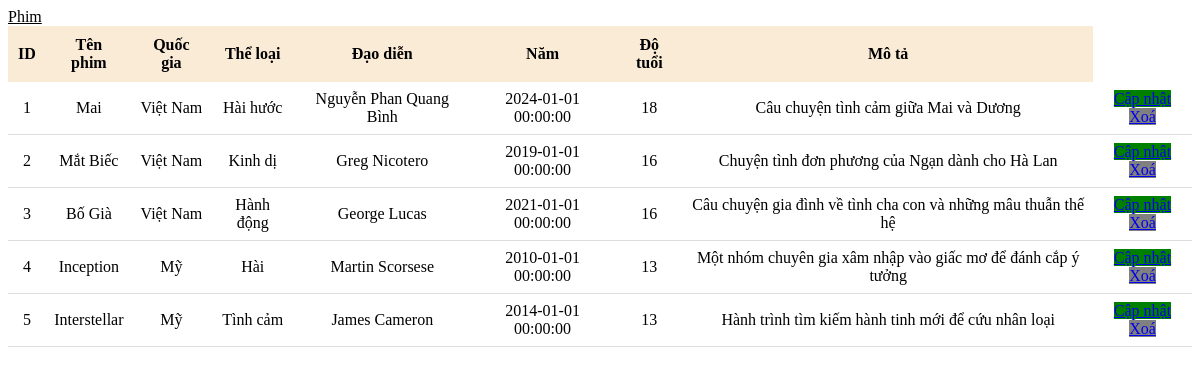
/phim.php, run on the app's committed database.
### tables this page shows
CREATE TABLE `phim` (
  `id` int NOT NULL,
  `ten_phim` varchar(255) NOT NULL,
  `quoc_gia` varchar(100) DEFAULT NULL,
  `dao_dien_id` int NOT NULL,
  `nam` datetime DEFAULT NULL,
  `do_tuoi` int DEFAULT NULL,
  `mo_ta` varchar(255) DEFAULT NULL,
  `trailer` varchar(255) DEFAULT NULL,
  `poster_url` varchar(255) DEFAULT NULL
);

CREATE TABLE `the_loai` (
  `id` int NOT NULL,
  `ten_the_loai` varchar(255) NOT NULL
);

CREATE TABLE `dao_dien` (
  `id` int NOT NULL,
  `ho_ten` varchar(100) NOT NULL,
  `ngay_sinh` date DEFAULT NULL
);

### phim.php (the view, shortened to what this page needs)
<!DOCTYPE html>
<html lang="en">
<head>
</head>
<body>
    <a style="color: black;" href="index.php?page_layout=themphim">Phim</a>
    <?php
    include 'connect.php';
    $sql = "SELECT phim.*, dao_dien.ho_ten AS ten_dao_dien, the_loai.ten_the_loai AS the_loai FROM phim
            JOIN dao_dien ON phim.dao_dien_id = dao_dien.id
            JOIN phim_the_loai ON phim.id = phim_the_loai.phim_id
            JOIN the_loai ON the_loai.id = phim_the_loai.the_loai_id";
    $result = mysqli_query($conn, $sql);
    ?>
    <table>
        <tr>
            <th>ID</th>
            <th>Tên phim</th>
            <th>Quốc gia</th>
            <th>Thể loại</th>
            <th>Đạo diễn</th>
            <th>Năm</th>
            <th>Độ tuổi</th>
            <th>Mô tả</th>
        </tr>
        <?php
        while ($row = mysqli_fetch_array($result)) {
        ?>
            <tr>
                <td><?php echo $row['id'] ?></td>
                <td><?php echo $row['ten_phim'] ?></td>
                <td><?php echo $row['quoc_gia'] ?></td>
                <td><?php echo $row['the_loai'] ?></td>
                <td><?php echo $row['ten_dao_dien'] ?></td>
                <td><?php echo $row['nam'] ?></td>
                <td><?php echo $row['do_tuoi'] ?></td>
                <td><?php echo $row['mo_ta'] ?></td>
                <td>
                    <a href="index.php?page_layout=capnhatphim&id=<?php echo $row['id']?>" class="capnhat" >Cập nhật</a>
                    <a href="xoaphim.php?id=<?php echo $row['id']?>" class="xoa">Xoá</a>
                </td>
            </tr>
        <?php
        }
        ?>
    </table>
</body>
</html>

### phim.php (style rules this page uses)
table { width: 100%; border-collapse: collapse; background: white; }
th { background-color: antiquewhite; padding: 10px; }
td { padding: 8px; text-align: center; border-bottom: 1px solid #ddd; }
.capnhat { background-color: green; }
.xoa { background-color: gray; }

### data on the page
phim: id "1", ten_phim "Mai", quoc_gia "Việt Nam", the_loai.ten_the_loai "Hài hước", dao_dien.ho_ten "Nguyễn Phan Quang Bình", nam "2024-01-01 00:00:00", do_tuoi "18", mo_ta "Câu chuyện tình cảm giữa Mai và Dương"
phim: id "2", ten_phim "Mắt Biếc", quoc_gia "Việt Nam", the_loai.ten_the_loai "Kinh dị", dao_dien.ho_ten "Greg Nicotero", nam "2019-01-01 00:00:00", do_tuoi "16", mo_ta "Chuyện tình đơn phương của Ngạn dành cho Hà Lan"
phim: id "3", ten_phim "Bố Già", quoc_gia "Việt Nam", the_loai.ten_the_loai "Hành động", dao_dien.ho_ten "George Lucas", nam "2021-01-01 00:00:00", do_tuoi "16", mo_ta "Câu chuyện gia đình về tình cha con và những mâu thuẫn thế hệ"
phim: id "4", ten_phim "Inception", quoc_gia "Mỹ", the_loai.ten_the_loai "Hài", dao_dien.ho_ten "Martin Scorsese", nam "2010-01-01 00:00:00", do_tuoi "13", mo_ta "Một nhóm chuyên gia xâm nhập vào giấc mơ để đánh cắp ý tưởng"
phim: id "5", ten_phim "Interstellar", quoc_gia "Mỹ", the_loai.ten_the_loai "Tình cảm", dao_dien.ho_ten "James Cameron", nam "2014-01-01 00:00:00", do_tuoi "13", mo_ta "Hành trình tìm kiếm hành tinh mới để cứu nhân loại"
